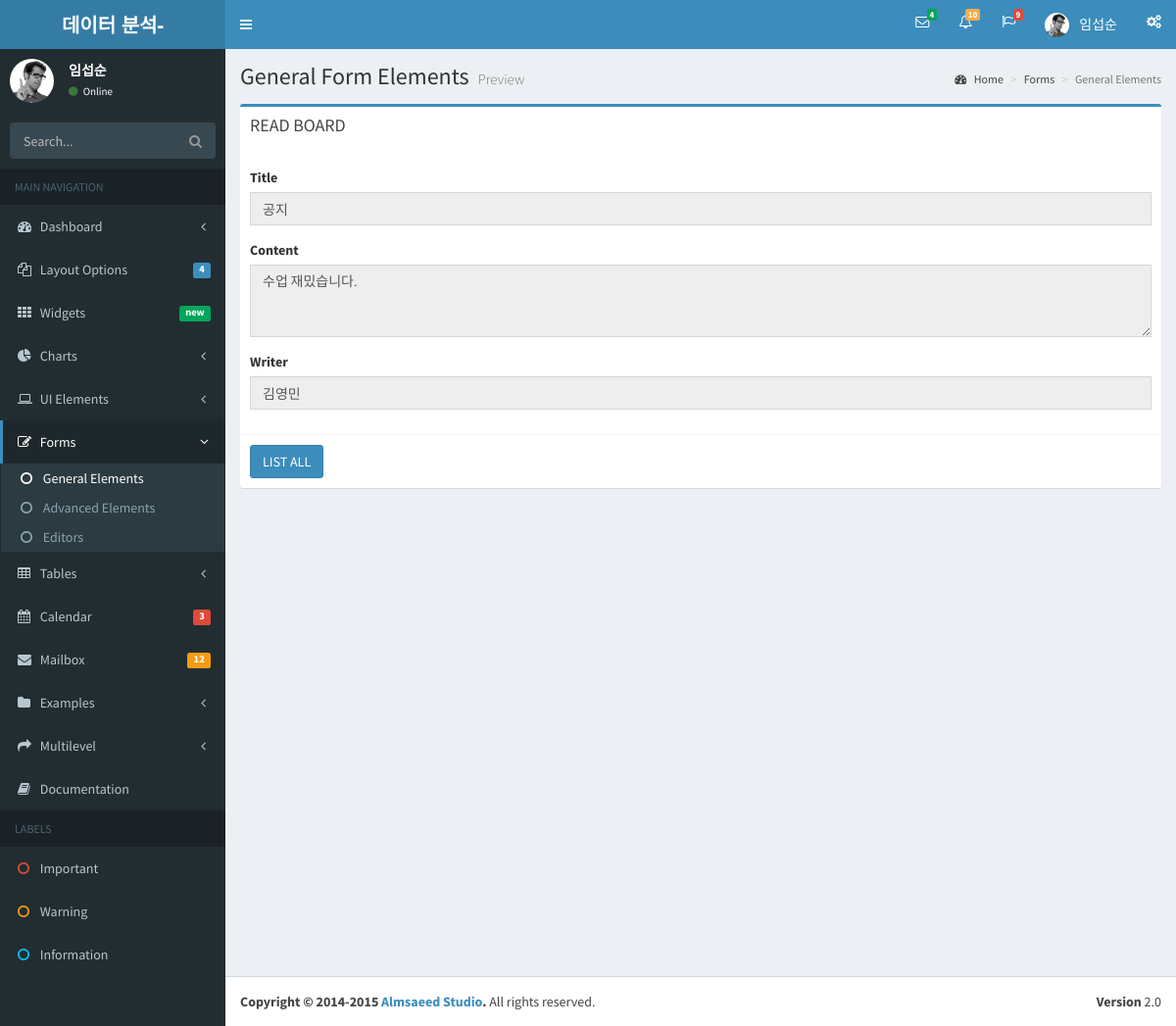
The page /bbs/bbs_read/1 (signed in) on the database its author committed.
### BbsApp/models.py (models this page shows)
class Bbs(models.Model):
    title = models.CharField(max_length=100)
    writer = models.CharField(max_length=100)
    content = models.TextField()
    regdate = models.DateField(default= timezone.now)
    viewcnt = models.IntegerField(default=0)
    def __str__(self):
        return self.title

### BbsApp/views.py (the view)
# urls.py: path('bbs_read/<int:id>', views.bbsRead, name='bbs_read'),
def bbsRead(request, id) :
    print('param - ', id)
    read = Bbs.objects.get(id=id)
    read.viewcnt = read.viewcnt + 1
    read.save()
    print('read result - ', read)
    context = {'read': read,
               'name': request.session['user_name'],
               'id': request.session['user_id']}
    return render(request, 'read.html', context)

### BbsApp/templates/read.html (shortened to what this page needs)
{% include 'header.html' %}
{% block content %}
<section class="content">
	<div class="row">
		<div class="col-md-12">
			<div class="box box-primary">
				<div class="box-header">
					<h3 class="box-title">READ BOARD</h3>
				</div>
<div class="box-body">
	<div class="form-group">
		<label for="exampleInputEmail1">Title</label> <input type="text"
			name='title' class="form-control" value="{{ read.title }}"
			readonly="readonly">
	</div>
	<div class="form-group">
		<label for="exampleInputPassword1">Content</label>
		<textarea class="form-control" name="content" rows="3"
			readonly="readonly">{{ read.content }}</textarea>
	</div>
	<div class="form-group">
		<label for="exampleInputEmail1">Writer</label> <input type="text"
			name="writer" class="form-control" value="{{ read.writer }}"
			readonly="readonly">
	</div>
</div>
<div class="box-footer">
	<button id= "listBtn" type="submit" class="btn btn-primary">LIST ALL</button>
</div>
			</div>
		</div>
	</div>
</section>
</div>
{% endblock %}
{% include 'footer.html' %}

### rows shown on the page
Bbs: title "공지", content "수업 재밌습니다.", writer "김영민"

### other values the page prints
{{ name }} "임섭순"
